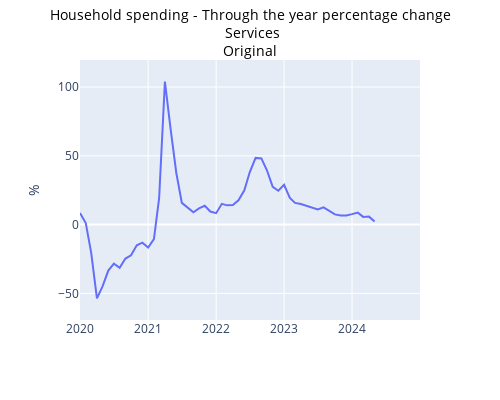

Notebook source saved alongside this figure:
### Code cell
startDateExample = datetime(2020, 1, 1)
endDateExample = datetime(2024, 12, 31)
seriesToGraph = 'A129534689F'


graph_series_abs(seriesToGraph, dataSetLF, startDateExample, endDateExample,1, metaDataDict)

### Figure 1 — Plotly figure (JSON) as saved in the notebook; plotly's stock layout.template omitted (floating-point values rounded to 4 significant figures)
{"data": [{"hovertemplate": "Date=%{x}<br>A129534689F=%{y}<extra></extra>", "legendgroup": "", "line": {"color": "#636efa", "dash": "solid"}, "marker": {"symbol": "circle"}, "mode": "lines", "name": "", "orientation": "v", "showlegend": false, "type": "scatter", "x": ["2019-01-01T00:00:00", "2019-02-01T00:00:00", "2019-03-01T00:00:00", "2019-04-01T00:00:00", "2019-05-01T00:00:00", "2019-06-01T00:00:00", "2019-07-01T00:00:00", "2019-08-01T00:00:00", "2019-09-01T00:00:00", "2019-10-01T00:00:00", "2019-11-01T00:00:00", "2019-12-01T00:00:00", "2020-01-01T00:00:00", "2020-02-01T00:00:00", "2020-03-01T00:00:00", "2020-04-01T00:00:00", "2020-05-01T00:00:00", "2020-06-01T00:00:00", "2020-07-01T00:00:00", "2020-08-01T00:00:00", "2020-09-01T00:00:00", "2020-10-01T00:00:00", "2020-11-01T00:00:00", "2020-12-01T00:00:00", "2021-01-01T00:00:00", "2021-02-01T00:00:00", "2021-03-01T00:00:00", "2021-04-01T00:00:00", "2021-05-01T00:00:00", "2021-06-01T00:00:00", "2021-07-01T00:00:00", "2021-08-01T00:00:00", "2021-09-01T00:00:00", "2021-10-01T00:00:00", "2021-11-01T00:00:00", "2021-12-01T00:00:00", "2022-01-01T00:00:00", "2022-02-01T00:00:00", "2022-03-01T00:00:00", "2022-04-01T00:00:00", "2022-05-01T00:00:00", "2022-06-01T00:00:00", "2022-07-01T00:00:00", "2022-08-01T00:00:00", "2022-09-01T00:00:00", "2022-10-01T00:00:00", "2022-11-01T00:00:00", "2022-12-01T00:00:00", "2023-01-01T00:00:00", "2023-02-01T00:00:00", "2023-03-01T00:00:00", "2023-04-01T00:00:00", "2023-05-01T00:00:00", "2023-06-01T00:00:00", "2023-07-01T00:00:00", "2023-08-01T00:00:00", "2023-09-01T00:00:00", "2023-10-01T00:00:00", "2023-11-01T00:00:00", "2023-12-01T00:00:00", "2024-01-01T00:00:00", "2024-02-01T00:00:00", "2024-03-01T00:00:00", "2024-04-01T00:00:00", "2024-05-01T00:00:00"], "xaxis": "x", "y": [null, null, null, null, null, null, null, null, null, null, null, null, 8.5, 1.1, -20.4, -53.6, -44.9, -33.4, -28.4, -31.4, -24.7, -22.3, -15.1, -13.1, -16.7, -10.6, 19.2, 103.9, 70.2, 37.7, 15.8, 12.2, 9, 11.8, 13.7, 9.5, 8.3, 15.1, 14, 14.2, 17.7, 24.8, 38.2, 48.5, 48.1, 39.5, 27.4, 24.6, 28.9, 19.4, 15.8, 15, 13.6, 11.9, 11, 12.5, 10.2, 7.4, 6.6, 6.7, 7.6, 8.7, 5.6, 5.8, 2.3], "yaxis": "y"}], "layout": {"height": 400, "hovermode": "x", "legend": {"tracegroupgap": 0}, "margin": {"t": 60}, "title": {"font": {"color": "black", "size": 14}, "text": "Household spending - Through the year percentage change<br> Services<br>Original", "x": 0.5, "y": 0.95}, "width": 500, "xaxis": {"anchor": "y", "domain": [0, 1], "range": ["2020-01-01T00:00:00", "2024-12-31T00:00:00"], "title": {"text": " "}, "type": "date"}, "yaxis": {"anchor": "x", "domain": [0, 1], "range": [-69.35, 119.7], "title": {"text": "%"}, "type": "linear"}}}
